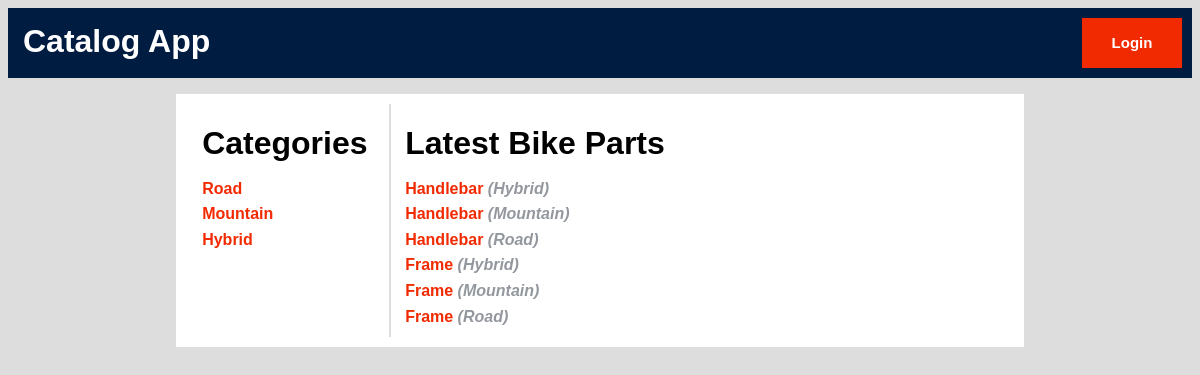
/catalog, run on the app's committed database.
### database_setup.py (models this page shows, shortened)
class BikeType(Base):
    __tablename__ = 'bike_type'
    id = Column(Integer, primary_key=True)
    name = Column(String(250), nullable=False)
    user_id = Column(Integer, ForeignKey('user.id'))
    user = relationship(User)

class BikePart(Base):
    __tablename__ = 'bike_part'
    id = Column(Integer, primary_key=True)
    name = Column(String(80), nullable=False)
    description = Column(String(250))
    bike_type_id = Column(Integer, ForeignKey('bike_type.id'))
    bike_type = relationship(BikeType)
    user_id = Column(Integer, ForeignKey('user.id'))
    user = relationship(User)

### application.py (the view)
@app.route('/')
@app.route('/catalog')
def show_bikes():
    bike_types = session.query(BikeType).all()
    bike_parts = session.query(BikePart).order_by(BikePart.id.desc()).limit(9)
    return render_template('index.html', bike_types=bike_types, bike_parts=bike_parts)

### templates/index.html (shortened to what this page needs)
{% extends "main.html" %}
{% block content %}
    <div class="inner_content">
        <h1>Categories</h1>
        {% for bike_type in bike_types %}
            <p class="list">
                <a href="{{ url_for('show_bike_parts', bike_type_name = bike_type.name) }}">{{ bike_type.name }}</a>
            </p>
        {% endfor %}
    </div>
    <div class="divider"></div>
    <div class="inner_content">
        <h1>Latest Bike Parts</h1>
        {% for bike_part in bike_parts %}
            <div>
                <p class="list">
                    <a href="{{ url_for('show_bike_part_description', bike_type_name=bike_part.bike_type.name , bike_part_name=bike_part.name) }}">{{ bike_part.name }} </a>
                    <span class="belongs_to">({{ bike_part.bike_type.name }})</span>
                </p>
            </div>
        {% endfor %}
    </div>
{% endblock %}

### templates/main.html (shortened to what this page needs)
<!DOCTYPE html>
<html lang="en">
<head>
    <link rel=stylesheet type=text/css href="{{ url_for('static', filename='styles.css') }}">
</head>
<body>
<div class="header">
    <h1 class="header_text">
        <a href="{{ url_for('show_bikes') }}">Catalog App</a>
    </h1>
    {% if 'username' not in session %}
        <a class="button" href="{{ url_for('showLogin') }}">Login </a>
    {% else %}
        <a class="button" href="{{ url_for('fbdisconnect') }}">Logout</a>
    {% endif %}
</div>
<div class="content">
    {% block content %}
    {% endblock %}
</div>
</body>
</html>

### static/styles.css (style rules this page uses)
body { background-color: #DDDDDD; font-family: Arial; }
.header { background-color: #001C41; color: white; display: inline-block; width: 100%; position: relative; }
.header_text { float: left; margin: 15px; }
.content { background-color: white; position: relative; width: 70%; margin: 1% auto; padding: 10px; }
.inner_content { margin-left: 2%; margin-right: 2%; vertical-align: top; display: inline-block; font-weight: bold; }
.divider { display: inline-block; background-color: #DDDDDD; width: 2px; position:absolute; top:10px; bottom:10px; }
.belongs_to { color: #93979E; font-style: italic; }
a { color: #F22A01; text-decoration: none; }
a.button { width: 100px; height: 50px; float: right; text-align: center; font-weight: bold; font-size: 15px; line-height: 50px; background-color: #F22A01; color: white; margin: 10px; }
.list { line-height: 0.6; }
.header_text a { color: white; text-decoration: none; }

### data on the page
BikeType: name "Road"
BikeType: name "Mountain"
BikeType: name "Hybrid"
BikePart: name "Handlebar", bike_type.name "Hybrid"
BikePart: name "Handlebar", bike_type.name "Mountain"
BikePart: name "Handlebar", bike_type.name "Road"
BikePart: name "Frame", bike_type.name "Hybrid"
BikePart: name "Frame", bike_type.name "Mountain"
BikePart: name "Frame", bike_type.name "Road"
